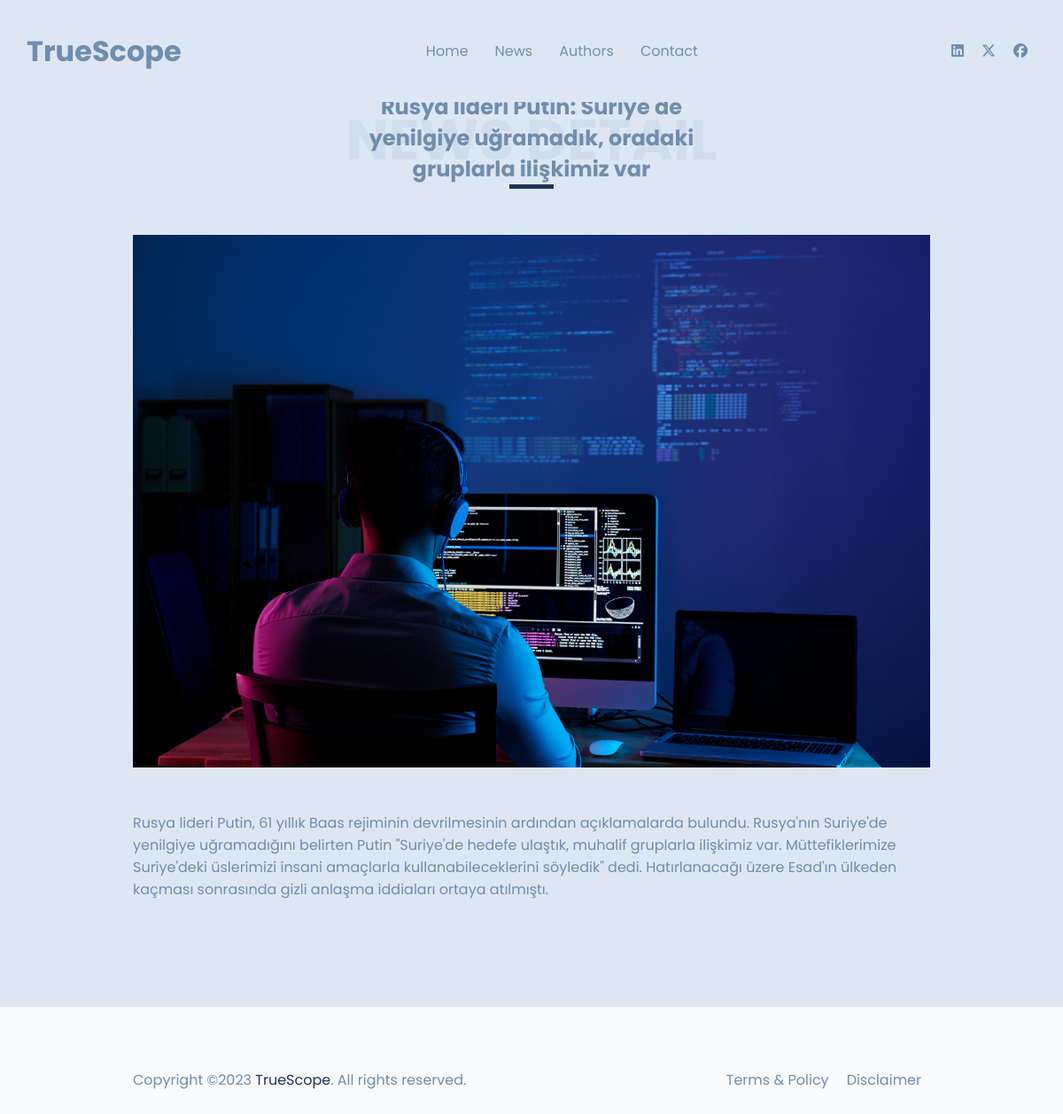
Page /news-detail.php?url=rusya-lideri-putin-suriye039de-yenilgiye-ugramadik-oradaki-gruplarla-iliskimiz-var on the committed database.
### tables this page shows
CREATE TABLE `news` (
  `id` int NOT NULL AUTO_INCREMENT,
  `news_type_id` int NOT NULL,
  `writer_id` int NOT NULL,
  `news_image` varchar(300) NOT NULL,
  `news_title` varchar(400) NOT NULL,
  `news_summary` text NOT NULL,
  `news_description` text NOT NULL,
  `create_at` varchar(20) NOT NULL,
  `update_at` varchar(20) NOT NULL,
  `seo_url` text NOT NULL,
  PRIMARY KEY (`id`)
);

### dashboard/_src/core/helper.php (called while the page is built, shortened)
<?php
function security($data)
{
    return htmlspecialchars(strip_tags($data));
}

### news-detail.php (the view, shortened to what this page needs)
<?php include 'dashboard/_src/init.php';
$url = security($_GET['url']);
$sql = "SELECT * FROM news WHERE seo_url = '$url'";
$result = $conn->query($sql);
$news = $result->fetch_assoc();
?>
<!DOCTYPE html>
<html lang="en">
<head>
	<link
		rel="stylesheet"
		href="https://cdnjs.cloudflare.com/ajax/libs/font-awesome/6.5.1/css/all.min.css"
 />
	<link rel="stylesheet" href="assets/css/style.css" />
</head>
<body>
	<header>
		<h1>TrueScope</h1>
		<nav class="social-menu">
			<ul>
				<li>
					<a
						href="https://linkedin.com"
						target="_blank"
						rel="no-opener no-referrer"><i class="fa-brands fa-linkedin"></i></a>
				</li>
				<li>
					<a
						href="https://twitter.com"
						target="_blank"
						rel="no-opener no-referrer"><i class="fa-brands fa-x-twitter"></i></a>
				</li>
				<li>
					<a
						href="https://facebook.com"
						target="_blank"
						rel="no-opener no-referrer"><i class="fa-brands fa-facebook"></i></a>
				</li>
			</ul>
		</nav>
		<nav class="main-menu">
			<ul>
				<li>
					<a href="index.php" title="Homepage of John Doe">Home</a>
				</li>
				<li><a href="news.php" title="About John Doe">News</a></li>
				<li><a href="authors.php">Authors</a></li>
				<li><a href="contact.php">Contact</a></li>
			</ul>
		</nav>
	</header>
	<main>
		<section class="what-i-do container" style="margin-top:20px">
			<div class="section-title">
				<h2>News Detail</h2>
				<h4><?php echo $news['news_title'] ?></h4>
			</div>
			<div class="section-content">
				<div class="row">
					<img src="<?php echo $news['news_image'] ?>" alt="<?php echo $row['news_title'] ?>" style="margin-top:10px" />
					<?php echo $news['news_description'] ?>
				</div>
			</div>
		</section>
	</main>
	<footer class="container">
		<div class="row">
			<p>Copyright &copy;2023 <span class="text-green">TrueScope</span>. All rights reserved.</p>
			<nav>
				<ul>
					<li><a href="#">Terms &amp; Policy</a></li>
					<li><a href="#">Disclaimer</a></li>
				</ul>
			</nav>
		</div>
	</footer>
</body>
</html>

### assets/css/style.css (style rules this page uses)
:root { --color1: #F8FAFC; --color2: #718dad; --color3: #dce7f3; --color4: #213555; --color5: #3E5879; --color6: #F8FAFC; --color7: #2c55986a; }
* { margin: 0; }
body { font-family: "Poppins", sans-serif; background-color: var(--color1); color: var(--color2); }
a { color: var(--color2); text-decoration: none; }
ul, ol { list-style-type: none; padding: 0; }
.container { padding: 70px 20px; }
@media (min-width: 500px) { .container { padding: 70px 50px; } }
@media (min-width: 800px) { .container { padding: 70px 100px; } }
@media (min-width: 1000px) { .container { padding: 70px 150px; } }
main > section:nth-child(odd) { background-color: var(--color3); }
.section-title { text-align: center; margin-top: 20px; margin-bottom: 50px; position: relative; }
.section-title h2 { text-transform: uppercase; font-size:2.5rem; opacity: 0.1; }
@media (min-width:500px) { .section-title h2 { font-size: 4rem; } }
.section-title h4 { font-size: 1rem; position: absolute; top: 50%; left: 50%; transform: translate(-50%, -50%); -webkit-transform: translate(-50%, -50%); -moz-transform: translate(-50%, -50%); -ms-transform: translate(-50%, -50%); -o-transform: translate(-50%, -50%); }
@media (min-width:500px) { .section-title h4 { font-size: 1.5rem; } }
.section-title h4::after { content: ""; width: 50px; height: 5px; background-color: var(--color4); display: block; margin: 0 auto; }
.row { display: flex; gap: 50px; flex-wrap: wrap; margin-bottom: 50px; }
.row img { width: 100%; }
.row > * { text-align: justify; flex: 1 1 300px; }
.text-green { color: var(--color4); }
header { background-color: var(--color3); display: flex; justify-content: space-between; align-items: center; padding: 30px; position: fixed; top: 0; left: 0; right: 0; z-index: 5; }
header .main-menu { background-color: var(--color3); position: absolute; opacity: 0.98; top: 0; left: 0; height: 100vh; padding: 30px; transform: translateX(-100%); -webkit-transform: translateX(-100%); -moz-transform: translateX(-100%); -ms-transform: translateX(-100%); -o-transform: translateX(-100%); transition: transform 0.5s; -webkit-transition: transform 0.5s; -moz-transition: transform 0.5s; -ms-transition: transform 0.5s; -o-transition: transform 0.5s; }
@media (min-width: 1000px) { header .main-menu { position: static; background-color: transparent; padding: 0; order:1; height: auto; transform: none; -webkit-transform: none; -moz-transform: none; -ms-transform: none; -o-transform: none; } }
@media (min-width: 1000px) { header .main-menu ul { display: flex; } }
header .main-menu a { display: inline-block; padding: 10px 80px 10px 15px; }
@media (min-width:1000px) { header .main-menu a { padding: 15px; } }
header .social-menu { display: none; }
@media (min-width: 700px) { header .social-menu { display: block; } }
@media (min-width: 1000px) { header .social-menu { order:2; } }
header .social-menu ul { display: flex; }
header .social-menu a { display: inline-block; padding: 10px; }
.what-i-do .row > * { flex-basis: 250px; }
footer .row > * { flex-basis: 300px; text-align: center; }
@media (min-width: 750px) { footer .row > * { text-align: left; } }
footer ul { display: flex; justify-content: center; }
@media (min-width: 750px) { footer ul { justify-content: end; } }
footer ul a { padding: 10px; }

### rows in the picture
news: news_title "Rusya lideri Putin: Suriye'de yenilgiye uğramadık, oradaki gruplarla ilişkimiz var", news_image (picture), news_description "Rusya lideri Putin, 61 yıllık Baas rejiminin devrilmesinin ardından açıklamalarda bulundu. Rusya'nın Suriye'de yenilgiye uğramadığını belirten Putin \"Suriye'de hedefe ulaştık, muhalif gruplarla ilişkimiz var. Müttefiklerimize Suriye'deki üslerimizi insani amaçlarla kullanabileceklerini söyledik\" dedi. Hatırlanacağı üzere Esad'ın ülkeden kaçması sonrasında gizli anlaşma iddiaları ortaya atılmıştı."
